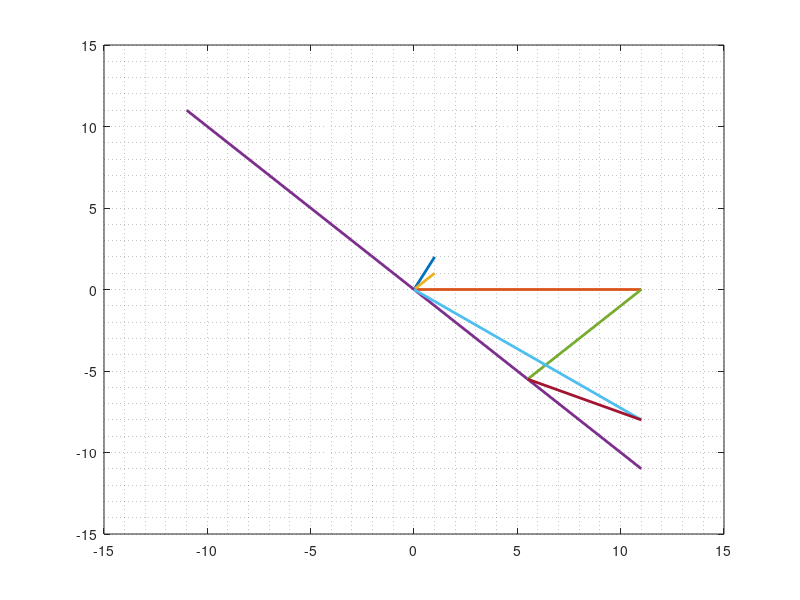

Reproduce this figure in MATLAB.
plot([0,1],[0,2],'linewidth',2)
hold on
plot([0,11],[0,0],'linewidth',2)
hold on 
plot([0,1],[0,1],'linewidth',2)
hold on
plot([-11,11],[11,-11],'linewidth',2)
plot([11/2,11],[-11/2,0],'linewidth',2)
plot([0,11],[0,-8],'linewidth',2)
plot([11/2,11],[-11/2,-8],'linewidth',2)
grid minor
